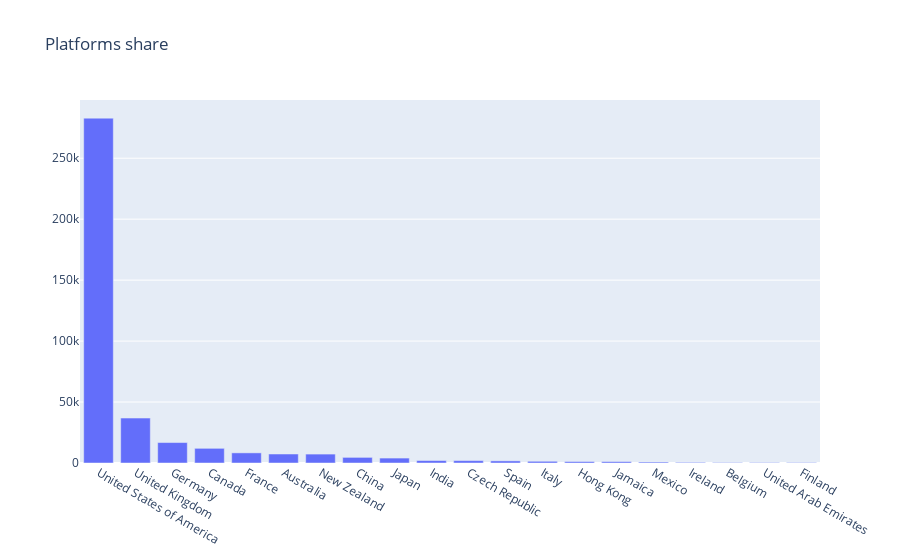

This figure's notebook cell:
### Code cell
trace0 = go.Bar(
    x=country_df.index,
    y=country_df.revenue,
    name='revenue',
    orientation = 'v'
)

data = [trace0]
layout = {'title': 'Platforms share'}

fig = go.Figure(data=data, layout=layout)

iplot(fig)

### Figure 1 — Plotly figure (JSON) as saved in the notebook; plotly's stock layout.template omitted (floating-point values rounded to 4 significant figures)
{"data": [{"name": "revenue", "orientation": "v", "type": "bar", "x": ["United States of America", "United Kingdom", "Germany", "Canada", "France", "Australia", "New Zealand", "China", "Japan", "India", "Czech Republic", "Spain", "Italy", "Hong Kong", "Jamaica", "Mexico", "Ireland", "Belgium", "United Arab Emirates", "Finland"], "y": [282900.0, 36860.0, 16780.0, 12030.0, 8313.0, 7383.0, 7309.0, 4613.0, 4043.0, 2007.0, 1967.0, 1738.0, 1401.0, 1167.0, 1125.0, 768.6, 512.6, 378.3, 375.5, 370.9]}], "layout": {"title": {"text": "Platforms share"}}}
